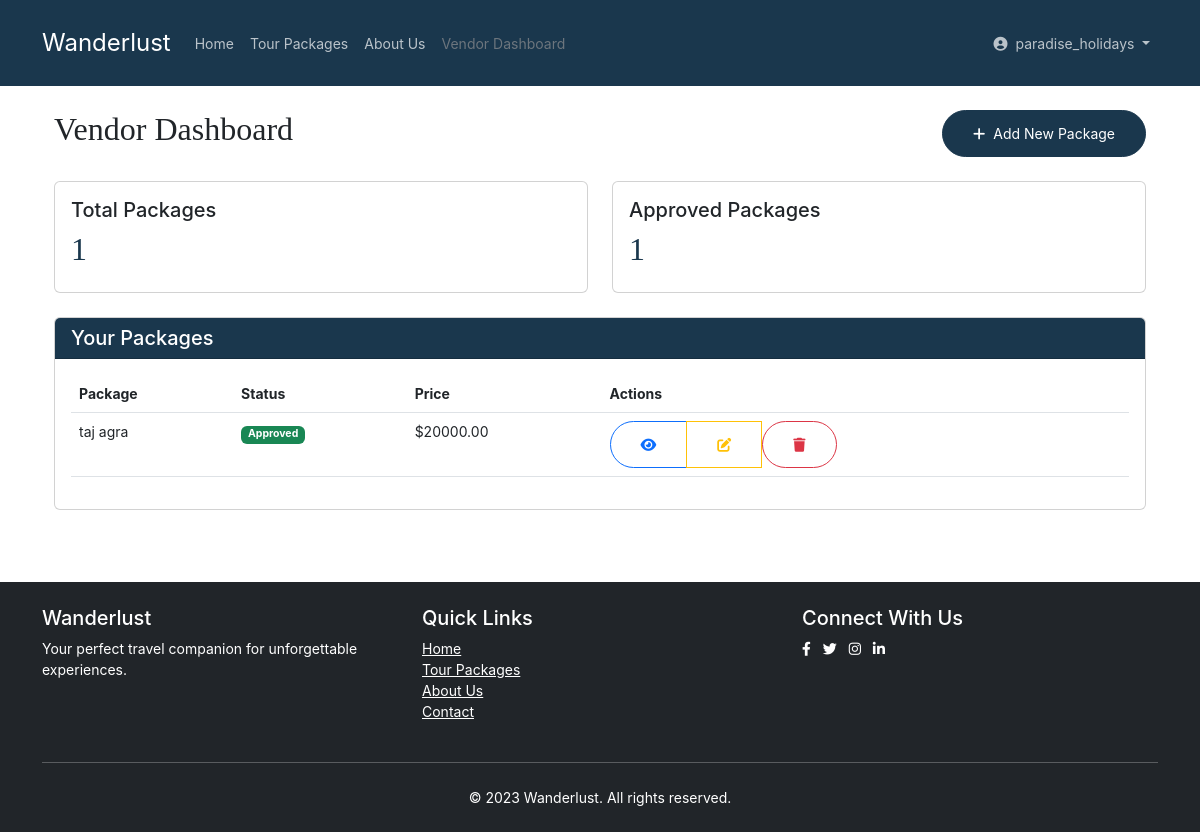
The app's page /vendor/dashboard/ (signed in) with its own data.
### packages/models.py (models this page shows, shortened)
class User(AbstractUser):
    is_vendor = models.BooleanField(default=False)
    is_customer = models.BooleanField(default=True)
    phone = models.CharField(max_length=15, blank=True)
    profile_picture = models.ImageField(
        upload_to='profile_pics/',
        blank=True,
        validators=[FileExtensionValidator(allowed_extensions=['jpg', 'jpeg', 'png'])]
    )
    company_name = models.CharField(max_length=100, blank=True)
    bio = models.TextField(blank=True)
    company_location = models.CharField(max_length=100, blank=True)
    website = models.URLField(blank=True)
    years_of_experience = models.PositiveIntegerField(default=0)
    specializations = models.CharField(max_length=200, blank=True)
    languages_spoken = models.CharField(max_length=200, blank=True)

class TourPackage(models.Model):
    CATEGORY_CHOICES = [
        ('AD', 'Adventure'),
        ('CR', 'Cruise'),
        ('CU', 'Cultural'),
        ('BE', 'Beach'),
        ('HI', 'Hiking'),
    ]
    vendor = models.ForeignKey(User, on_delete=models.CASCADE, limit_choices_to={'is_vendor': True})
    title = models.CharField(max_length=200)
    destination = models.CharField(max_length=200)
    description = models.TextField()
    price = models.DecimalField(max_digits=10, decimal_places=2, validators=[MinValueValidator(0)])
    duration_days = models.PositiveIntegerField()
    category = models.CharField(max_length=2, choices=CATEGORY_CHOICES)
    featured_image = models.ImageField(upload_to='packages/')
    is_approved = models.BooleanField(default=False)
    created_at = models.DateTimeField(auto_now_add=True)
    expiry_date = models.DateField()
    is_active = models.BooleanField(default=True)
    max_persons = models.PositiveIntegerField(default=1)
    inclusions = models.TextField(blank=True)

### packages/views.py (the view)
# urls.py: path('vendor/dashboard/', views.vendor_dashboard, name='vendor_dashboard'),
@login_required
def vendor_dashboard(request):
    if not request.user.is_vendor:
        return redirect('packages:home')
    packages = TourPackage.objects.filter(vendor=request.user)
    approved_packages_count = packages.filter(is_approved=True).count()
    bookings = Booking.objects.filter(package__vendor=request.user).order_by('-booking_date')
    context = {
        'packages': packages,
        'approved_packages_count': approved_packages_count,
        'bookings': bookings,
    }
    return render(request, 'packages/vendor_dashboard.html', context)

### packages/context_processors.py (called while the page is built)
def user_profile(request):
    if request.user.is_authenticated:
        return {
            'user_profile_picture': request.user.profile_picture.url if request.user.profile_picture else settings.STATIC_URL + 'images/default_profile.png'
        }
    return {}

### packages/templates/packages/vendor_dashboard.html (shortened to what this page needs)
{% extends 'packages/base.html' %}
{% load static %}
{% block content %}
<div class="container">
    <div class="d-flex justify-content-between align-items-center mb-4">
        <h2>Vendor Dashboard</h2>
        <a href="{% url 'packages:add_package' %}" class="btn btn-primary">
            <i class="fas fa-plus me-2"></i>Add New Package
        </a>
    </div>
    <div class="row mb-4">
        <div class="col-md-6">
            <div class="card dashboard-card">
                <div class="card-body">
                    <h5 class="card-title">Total Packages</h5>
                    <h2 class="text-primary">{{ packages.count }}</h2>
                </div>
            </div>
        </div>
        <div class="col-md-6">
            <div class="card dashboard-card">
                <div class="card-body">
                    <h5 class="card-title">Approved Packages</h5>
                    <h2 class="text-primary">{{ approved_packages_count }}</h2>
                </div>
            </div>
        </div>
    </div>
    <div class="row">
        <div class="col-md-12">
            <div class="card mb-4">
                <div class="card-header bg-primary text-white">
                    <h5 class="mb-0">Your Packages</h5>
                </div>
                <div class="card-body">
                    {% if packages %}
                    <div class="table-responsive">
                        <table class="table">
                            <thead>
                                <tr>
                                    <th>Package</th>
                                    <th>Status</th>
                                    <th>Price</th>
                                    <th>Actions</th>
                                </tr>
                            </thead>
                            <tbody>
                                {% for package in packages %}
                                <tr>
                                    <td>{{ package.title }}</td>
                                    <td>
                                        {% if package.is_approved %}
                                            <span class="badge bg-success">Approved</span>
                                        {% else %}
                                            <span class="badge bg-warning">Pending</span>
                                        {% endif %}
                                    </td>
                                    <td>${{ package.price }}</td>
                                    <td>
                                        <div class="btn-group" role="group">
                                            <a href="{% url 'packages:package_detail' package.id %}" class="btn btn-sm btn-outline-primary">
                                                <i class="fas fa-eye"></i>
                                            </a>
                                            <a href="{% url 'packages:edit_package' package.id %}" class="btn btn-sm btn-outline-warning">
                                                <i class="fas fa-edit"></i>
                                            </a>
                                            <form method="post" action="{% url 'packages:delete_package' package.id %}" class="d-inline">
                                                <button type="submit" class="btn btn-sm btn-outline-danger" onclick="return confirm('Are you sure you want to delete this package?')">
                                                    <i class="fas fa-trash"></i>
                                                </button>
                                            </form>
                                        </div>
                                    </td>
                                </tr>
                                {% endfor %}
                            </tbody>
                        </table>
                    </div>
                    {% else %}
                    <div class="alert alert-info">
                        You haven't added any packages yet. <a href="{% url 'packages:add_package' %}">Add your first package</a>.
                    </div>
                    {% endif %}
                </div>
            </div>
        </div>
    </div>
</div>
{% endblock %}

### packages/templates/packages/base.html (shortened to what this page needs)
{% load static %}
<!DOCTYPE html>
<html lang="en">
<head>
    <link href="https://cdn.jsdelivr.net/npm/bootstrap@5.3.0/dist/css/bootstrap.min.css" rel="stylesheet">
    <link rel="stylesheet" href="https://cdnjs.cloudflare.com/ajax/libs/font-awesome/6.0.0/css/all.min.css">
    <link rel="stylesheet" href="{% static 'css/style.css' %}">
</head>
<body>
    <nav class="navbar navbar-expand-lg navbar-dark bg-primary">
        <div class="container">
            <a class="navbar-brand" href="{% url 'packages:home' %}">Wanderlust</a>
            <div class="collapse navbar-collapse" id="navbarNav">
                <ul class="navbar-nav me-auto">
                    <li class="nav-item">
                        <a class="nav-link" href="{% url 'packages:home' %}">Home</a>
                    </li>
                    <li class="nav-item">
                        <a class="nav-link" href="{% url 'packages:package_list' %}">Tour Packages</a>
                    </li>
                    <li class="nav-item"><a href="{% url 'packages:about' %}" class="nav-link">About Us</a></li>
                    {% if user.is_vendor %}
                    <li class="nav-item">
                        <a class="nav-link" href="{% url 'packages:vendor_dashboard' %}">Vendor Dashboard</a>
                    </li>
                    {% endif %}
                </ul>
                <ul class="navbar-nav">
                    {% if user.is_authenticated %}
                    <li class="nav-item dropdown">
                        <a class="nav-link dropdown-toggle" href="#" id="navbarDropdown" role="button" data-bs-toggle="dropdown">
                            <i class="fas fa-user-circle me-1"></i> {{ user.username }}
                        </a>
                    </li>
                    {% endif %}
                </ul>
            </div>
        </div>
    </nav>
    <main class="container my-4">
        {% block content %}{% endblock %}
    </main>
    <footer class="bg-dark text-white py-4 mt-5">
        <div class="container">
            <div class="row">
                <div class="col-md-4">
                    <h5>Wanderlust</h5>
                    <p>Your perfect travel companion for unforgettable experiences.</p>
                </div>
                <div class="col-md-4">
                    <h5>Quick Links</h5>
                    <ul class="list-unstyled">
                        <li><a href="{% url 'packages:home' %}" class="text-white">Home</a></li>
                        <li><a href="{% url 'packages:package_list' %}" class="text-white">Tour Packages</a></li>
                        <li><a href="#" class="text-white">About Us</a></li>
                        <li><a href="#" class="text-white">Contact</a></li>
                    </ul>
                </div>
                <div class="col-md-4">
                    <h5>Connect With Us</h5>
                    <div class="social-links">
                        <a href="#" class="text-white me-2"><i class="fab fa-facebook-f"></i></a>
                        <a href="#" class="text-white me-2"><i class="fab fa-twitter"></i></a>
                        <a href="#" class="text-white me-2"><i class="fab fa-instagram"></i></a>
                        <a href="#" class="text-white"><i class="fab fa-linkedin-in"></i></a>
                    </div>
                </div>
            </div>
            <hr class="my-4">
            <div class="text-center">
                <p class="mb-0">&copy; 2023 Wanderlust. All rights reserved.</p>
            </div>
        </div>
    </footer>
</body>
</html>

### static/css/style.css (style rules this page uses)
body { font-family: "Inter", sans-serif; line-height: 1.5; background: #ffffff; overflow-x: hidden; font-size: 14px; transition: all 0.3s ease; }
body:before { content: ""; position: fixed; top: 0; left: 0; z-index: 99; right: 0; bottom: 0; background: rgba(0, 0, 0, 0.2); opacity: 0; visibility: hidden; transition: .3s all ease; }
.bg-primary { background-color: #1A374D !important; }
a { color: #1A374D; transition: .3s all ease; }
.text-primary { color: #1A374D !important; }
h1, h2, h3, h4 { font-family: "Source Serif Pro", serif; }
.btn { padding: 12px 30px; border-radius: 30px; font-size: 14px; }
.btn.btn-primary { background: #1A374D; border-color: #1A374D; }
.navbar { padding: 20px 0; }
.navbar-brand { font-size: 24px; color: #ffffff; }
.nav-link { color: rgba(255, 255, 255, 0.7); }
footer { background: #1A374D; color: #ffffff; padding: 20px 0; }
footer a { color: #ffffff; }
.social-links a { color: rgba(255, 255, 255, 0.5); margin-right: 10px; }

### records on screen
User: username "paradise_holidays"
TourPackage: title "taj agra", is_approved "Approved", price "20000.00"

### other values on screen
{{ packages.count }} "1"
{{ approved_packages_count }} "1"
